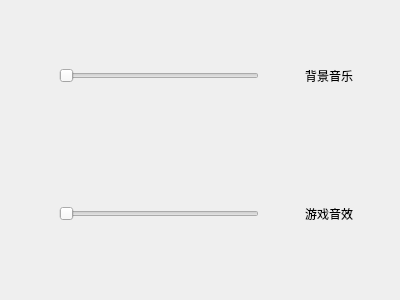
<?xml version="1.0" encoding="UTF-8"?>
<ui version="4.0">
 <class>SettingWidget</class>
 <widget class="QWidget" name="SettingWidget">
  <property name="geometry">
   <rect>
    <x>0</x>
    <y>0</y>
    <width>400</width>
    <height>300</height>
   </rect>
  </property>
  <property name="minimumSize">
   <size>
    <width>400</width>
    <height>300</height>
   </size>
  </property>
  <property name="maximumSize">
   <size>
    <width>400</width>
    <height>300</height>
   </size>
  </property>
  <property name="windowTitle">
   <string>SettingWidget</string>
  </property>
  <widget class="QWidget" name="widget_3" native="true">
   <property name="geometry">
    <rect>
     <x>10</x>
     <y>10</y>
     <width>360</width>
     <height>270</height>
    </rect>
   </property>
   <property name="minimumSize">
    <size>
     <width>360</width>
     <height>270</height>
    </size>
   </property>
   <property name="maximumSize">
    <size>
     <width>360</width>
     <height>270</height>
    </size>
   </property>
   <layout class="QVBoxLayout" name="verticalLayout">
    <item>
     <widget class="QWidget" name="widget" native="true">
      <layout class="QHBoxLayout" name="horizontalLayout">
       <item>
        <spacer name="horizontalSpacer_3">
         <property name="orientation">
          <enum>Qt::Horizontal</enum>
         </property>
         <property name="sizeType">
          <enum>QSizePolicy::Fixed</enum>
         </property>
         <property name="sizeHint" stdset="0">
          <size>
           <width>40</width>
           <height>20</height>
          </size>
         </property>
        </spacer>
       </item>
       <item>
        <widget class="QSlider" name="bgSlider">
         <property name="minimumSize">
          <size>
           <width>200</width>
           <height>20</height>
          </size>
         </property>
         <property name="maximumSize">
          <size>
           <width>200</width>
           <height>20</height>
          </size>
         </property>
         <property name="orientation">
          <enum>Qt::Horizontal</enum>
         </property>
        </widget>
       </item>
       <item>
        <spacer name="horizontalSpacer">
         <property name="orientation">
          <enum>Qt::Horizontal</enum>
         </property>
         <property name="sizeType">
          <enum>QSizePolicy::Fixed</enum>
         </property>
         <property name="sizeHint" stdset="0">
          <size>
           <width>40</width>
           <height>20</height>
          </size>
         </property>
        </spacer>
       </item>
       <item>
        <widget class="QLabel" name="label">
         <property name="text">
          <string>背景音乐</string>
         </property>
        </widget>
       </item>
      </layout>
     </widget>
    </item>
    <item>
     <widget class="QWidget" name="widget_2" native="true">
      <layout class="QHBoxLayout" name="horizontalLayout_2">
       <item>
        <spacer name="horizontalSpacer_4">
         <property name="orientation">
          <enum>Qt::Horizontal</enum>
         </property>
         <property name="sizeType">
          <enum>QSizePolicy::Fixed</enum>
         </property>
         <property name="sizeHint" stdset="0">
          <size>
           <width>40</width>
           <height>20</height>
          </size>
         </property>
        </spacer>
       </item>
       <item>
        <widget class="QSlider" name="seSlider">
         <property name="minimumSize">
          <size>
           <width>200</width>
           <height>20</height>
          </size>
         </property>
         <property name="maximumSize">
          <size>
           <width>200</width>
           <height>20</height>
          </size>
         </property>
         <property name="orientation">
          <enum>Qt::Horizontal</enum>
         </property>
        </widget>
       </item>
       <item>
        <spacer name="horizontalSpacer_2">
         <property name="orientation">
          <enum>Qt::Horizontal</enum>
         </property>
         <property name="sizeType">
          <enum>QSizePolicy::Fixed</enum>
         </property>
         <property name="sizeHint" stdset="0">
          <size>
           <width>40</width>
           <height>20</height>
          </size>
         </property>
        </spacer>
       </item>
       <item>
        <widget class="QLabel" name="label_2">
         <property name="text">
          <string>游戏音效</string>
         </property>
        </widget>
       </item>
      </layout>
     </widget>
    </item>
   </layout>
  </widget>
 </widget>
 <resources/>
 <connections/>
</ui>
